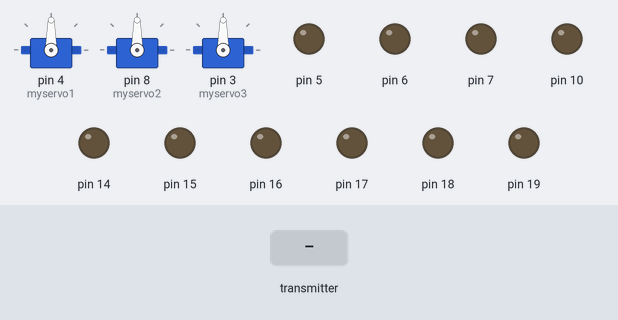
Simulated run of this sketch. Board: Arduino Uno, built with avr-gcc and run on an emulated ATmega328P. Parts: 3 × servo, output pins drawn as LEDs (lit = HIGH). The test bench sets the inputs (shaded band). No radio packets arrive unless stated.

Above: at 1.2 s.
1.3 s: the transmitter starts sending joystick.0 = 0
At 1.9 s:
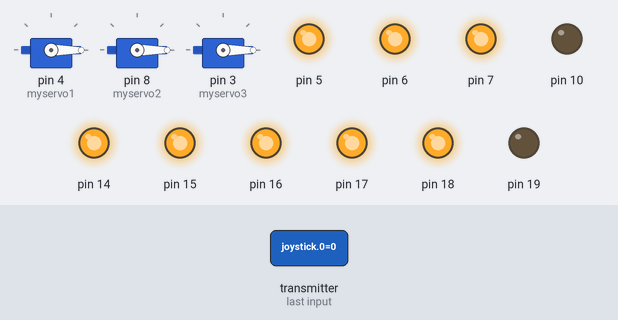
2.8 s: the transmitter starts sending joystick.1 = 256
At 4.0 s:
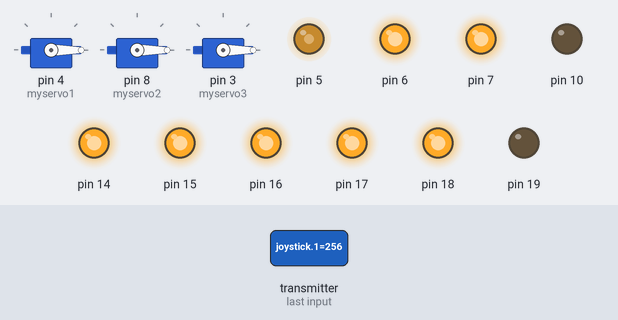
4.3 s: the transmitter starts sending joystick.2 = 256
At 5.3 s:
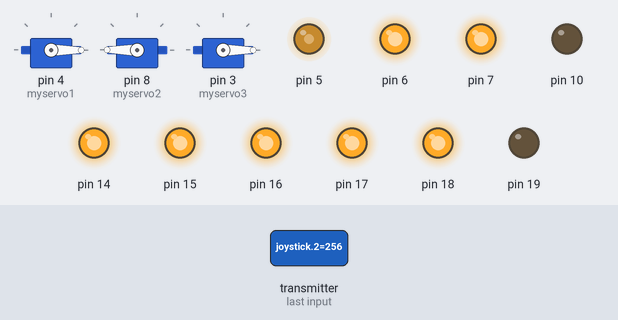
5.8 s: the transmitter starts sending joystick.3 = 256
At 6.5 s:
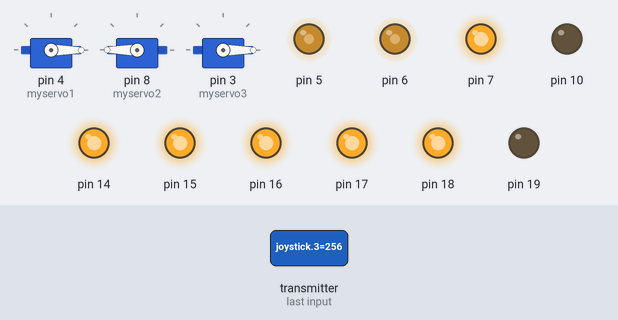
7.3 s: the transmitter starts sending joystick.4 = 256
At 7.6 s:
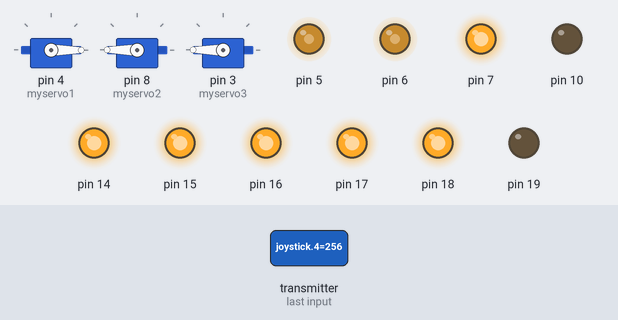
8.8 s: the transmitter starts sending joystick.5 = 256
At 9.9 s:
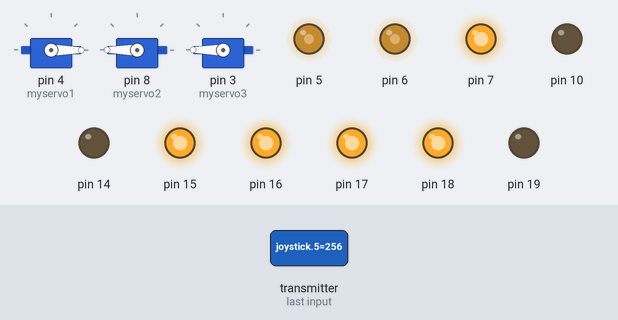
Timing chart, 0 to 11.3 s (numbered marks = the images above; inputs shaded):
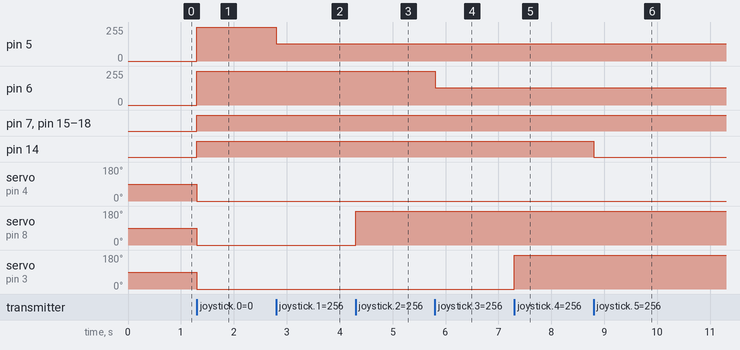

Measured:
- after the input at 1.3 s, pin 5, pin 6: 0/255 → 255/255 at once; pin 7, pin 14–18: LOW → HIGH at once; servo on pin 4 (myservo1), servo on pin 8 (myservo2), servo on pin 3 (myservo3): 90° → 0° at once
- after the input at 2.8 s, pin 5: 255/255 → 129/255 at once
- after the input at 4.3 s, servo on pin 8 (myservo2): 0° → 180° at once
- after the input at 5.8 s, pin 6: 255/255 → 129/255 at once
- after the input at 7.3 s, servo on pin 3 (myservo3): 0° → 180° at once
- after the input at 8.8 s, pin 14: HIGH → LOW at once

The sketch:

CCU_R0_priemnik_V1.0.ino
```cpp
#include <SPI.h>
#include <nRF24L01.h>
#include <RF24.h> //Скачиваем и устанавливаем библиотеку RF24 для радио модуля!!!!!!!!!
#include <Servo.h>
Servo myservo1;
Servo myservo2;
Servo myservo3;
#define CE_PIN   2
#define CSN_PIN 9
int pwm = 0;
int pwm2 = 0;
const uint64_t pipe = 0xE8E8F0F0E1LL;
RF24 radio(CE_PIN, CSN_PIN);
int joystick[9];
//unsigned long time;
void setup()
{
  delay(50);
  radio.begin();
  radio.setChannel(9);
  radio.setDataRate(RF24_250KBPS);        // Установка минимальной скорости;
  radio.setPALevel(RF24_PA_HIGH);          // Установка максимальной мощности;
  radio.openReadingPipe(1,pipe);
  radio.startListening();
  myservo1.attach(4);
  myservo2.attach(8);
  myservo3.attach(3);
  pinMode(7, OUTPUT);
  pinMode(10, OUTPUT);
  digitalWrite(10,LOW);
  pinMode(14, OUTPUT);
  pinMode(15, OUTPUT);
  pinMode(16, OUTPUT);
  pinMode(17, OUTPUT);
  pinMode(18, OUTPUT);
  pinMode(19, OUTPUT);
}


void loop()
{
  if ( radio.available() )
  {
    //time = millis();
    bool done = false;
    while (!done)
    {
      done = radio.read( joystick, sizeof(joystick) );
     // if (millis() - time > 1000){
      //joystick[0]=0;
      //joystick[1]=0;
      //joystick[2]=0;
      //joystick[3]=0;
      //joystick[4]=0;
      //joystick[5]=0;
      //joystick[6]=0;
      //joystick[7]=0;
      //joystick[8]=0;}
      myservo1.write(joystick[0]);
      myservo2.write(joystick[2]);
      myservo3.write(joystick[4]);
      digitalWrite(14, !joystick[5]);
      digitalWrite(15, !joystick[6]);
      digitalWrite(16, !joystick[7]);
      digitalWrite(7, !joystick[8]);

     if(joystick[1]==512)
{    digitalWrite(17,LOW);
     digitalWrite(10,LOW);
}
             if(joystick[1]>524)
             {   pwm = map(joystick[1], 524,1024,10,255);
                 analogWrite(5,pwm);
                 digitalWrite(17,LOW);
                 digitalWrite(10,HIGH);
             }
                         if(joystick[1]<500)
                         {   pwm = map(joystick[1],500,0,10,255);
                             analogWrite(5,pwm);
                             digitalWrite(17,HIGH);
                             digitalWrite(10,LOW);
                         }

if(joystick[3]==512)
{    digitalWrite(18,LOW);
     digitalWrite(19,LOW);
}
             if(joystick[3]>524)
             {   pwm2 = map(joystick[3], 524,1024,10,255);
                 analogWrite(6,pwm2);
                 digitalWrite(18,LOW);
                 digitalWrite(19,HIGH);
             }
                           if(joystick[3]<500)
                           {   pwm2 = map(joystick[3],500,0,10,255);
                               analogWrite(6,pwm2);
                               digitalWrite(18,HIGH);
                               digitalWrite(19,LOW);
                           }
  }
  }
  else
  {
  }
  }
```
